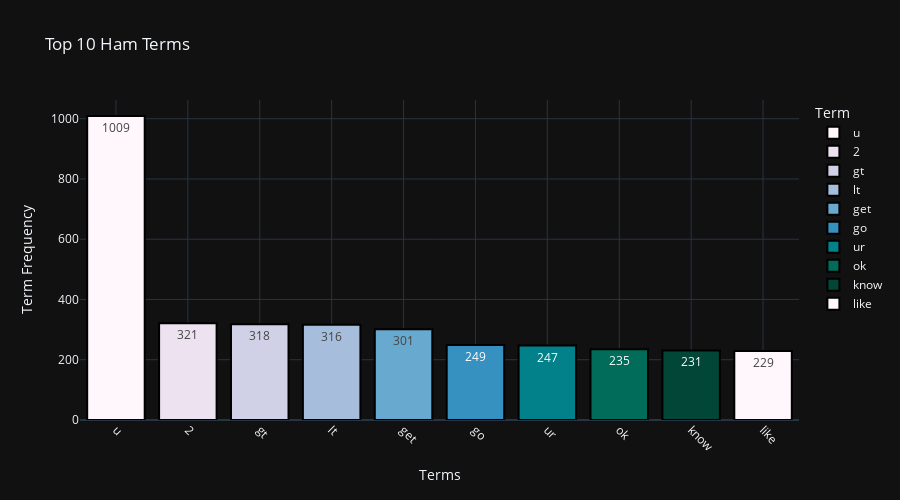

Notebook source saved alongside this figure:
### Markdown cell above
# Bar Plot of Ham Messages:

### Code cell
freq_df = Freq_df(removed)
top_10 = freq_df[:10]

# Create an interactive bar plot with Plotly Express
fig = px.bar(
    top_10,
    x='Term',
    y='Frequency',
    text='Frequency',
    color='Term',
    color_discrete_sequence=px.colors.sequential.PuBuGn,
    title='Top 10 Ham Terms',
    labels={'Frequency': 'Term Frequency'},
    template='plotly_dark',  # Use a dark template for a sleek look
    height=500,  # Set the height of the plot
)

# Customize the appearance of the bars
for idx in range(len(top_10)):
    fig.data[idx].marker.line.width = 2
    fig.data[idx].marker.line.color = "black"

# Adjust the position and size of the text labels
fig.update_traces(textposition='inside', textfont_size=12)

# Add gridlines for better readability
fig.update_layout(xaxis_showgrid=True, yaxis_showgrid=True)

# Customize axes titles and ticks
fig.update_layout(xaxis_title='Terms', yaxis_title='Term Frequency')
fig.update_xaxes(tickangle=45)  # Rotate x-axis labels for better readability

# Show the plot
fig.show()

### Figure 1 — Plotly figure (JSON) as saved in the notebook; plotly's stock layout.template omitted (floating-point values rounded to 4 significant figures)
{"data": [{"alignmentgroup": "True", "hovertemplate": "Term=%{x}<br>Term Frequency=%{text}<extra></extra>", "legendgroup": "u", "marker": {"color": "rgb(255,247,251)", "line": {"color": "black", "width": 2}, "pattern": {"shape": ""}}, "name": "u", "offsetgroup": "u", "orientation": "v", "showlegend": true, "text": [1009], "textfont": {"size": 12}, "textposition": "inside", "type": "bar", "x": ["u"], "xaxis": "x", "y": [1009], "yaxis": "y"}, {"alignmentgroup": "True", "hovertemplate": "Term=%{x}<br>Term Frequency=%{text}<extra></extra>", "legendgroup": "2", "marker": {"color": "rgb(236,226,240)", "line": {"color": "black", "width": 2}, "pattern": {"shape": ""}}, "name": "2", "offsetgroup": "2", "orientation": "v", "showlegend": true, "text": [321], "textfont": {"size": 12}, "textposition": "inside", "type": "bar", "x": ["2"], "xaxis": "x", "y": [321], "yaxis": "y"}, {"alignmentgroup": "True", "hovertemplate": "Term=%{x}<br>Term Frequency=%{text}<extra></extra>", "legendgroup": "gt", "marker": {"color": "rgb(208,209,230)", "line": {"color": "black", "width": 2}, "pattern": {"shape": ""}}, "name": "gt", "offsetgroup": "gt", "orientation": "v", "showlegend": true, "text": [318], "textfont": {"size": 12}, "textposition": "inside", "type": "bar", "x": ["gt"], "xaxis": "x", "y": [318], "yaxis": "y"}, {"alignmentgroup": "True", "hovertemplate": "Term=%{x}<br>Term Frequency=%{text}<extra></extra>", "legendgroup": "lt", "marker": {"color": "rgb(166,189,219)", "line": {"color": "black", "width": 2}, "pattern": {"shape": ""}}, "name": "lt", "offsetgroup": "lt", "orientation": "v", "showlegend": true, "text": [316], "textfont": {"size": 12}, "textposition": "inside", "type": "bar", "x": ["lt"], "xaxis": "x", "y": [316], "yaxis": "y"}, {"alignmentgroup": "True", "hovertemplate": "Term=%{x}<br>Term Frequency=%{text}<extra></extra>", "legendgroup": "get", "marker": {"color": "rgb(103,169,207)", "line": {"color": "black", "width": 2}, "pattern": {"shape": ""}}, "name": "get", "offsetgroup": "get", "orientation": "v", "showlegend": true, "text": [301], "textfont": {"size": 12}, "textposition": "inside", "type": "bar", "x": ["get"], "xaxis": "x", "y": [301], "yaxis": "y"}, {"alignmentgroup": "True", "hovertemplate": "Term=%{x}<br>Term Frequency=%{text}<extra></extra>", "legendgroup": "go", "marker": {"color": "rgb(54,144,192)", "line": {"color": "black", "width": 2}, "pattern": {"shape": ""}}, "name": "go", "offsetgroup": "go", "orientation": "v", "showlegend": true, "text": [249], "textfont": {"size": 12}, "textposition": "inside", "type": "bar", "x": ["go"], "xaxis": "x", "y": [249], "yaxis": "y"}, {"alignmentgroup": "True", "hovertemplate": "Term=%{x}<br>Term Frequency=%{text}<extra></extra>", "legendgroup": "ur", "marker": {"color": "rgb(2,129,138)", "line": {"color": "black", "width": 2}, "pattern": {"shape": ""}}, "name": "ur", "offsetgroup": "ur", "orientation": "v", "showlegend": true, "text": [247], "textfont": {"size": 12}, "textposition": "inside", "type": "bar", "x": ["ur"], "xaxis": "x", "y": [247], "yaxis": "y"}, {"alignmentgroup": "True", "hovertemplate": "Term=%{x}<br>Term Frequency=%{text}<extra></extra>", "legendgroup": "ok", "marker": {"color": "rgb(1,108,89)", "line": {"color": "black", "width": 2}, "pattern": {"shape": ""}}, "name": "ok", "offsetgroup": "ok", "orientation": "v", "showlegend": true, "text": [235], "textfont": {"size": 12}, "textposition": "inside", "type": "bar", "x": ["ok"], "xaxis": "x", "y": [235], "yaxis": "y"}, {"alignmentgroup": "True", "hovertemplate": "Term=%{x}<br>Term Frequency=%{text}<extra></extra>", "legendgroup": "know", "marker": {"color": "rgb(1,70,54)", "line": {"color": "black", "width": 2}, "pattern": {"shape": ""}}, "name": "know", "offsetgroup": "know", "orientation": "v", "showlegend": true, "text": [231], "textfont": {"size": 12}, "textposition": "inside", "type": "bar", "x": ["know"], "xaxis": "x", "y": [231], "yaxis": "y"}, {"alignmentgroup": "True", "hovertemplate": "Term=%{x}<br>Term Frequency=%{text}<extra></extra>", "legendgroup": "like", "marker": {"color": "rgb(255,247,251)", "line": {"color": "black", "width": 2}, "pattern": {"shape": ""}}, "name": "like", "offsetgroup": "like", "orientation": "v", "showlegend": true, "text": [229], "textfont": {"size": 12}, "textposition": "inside", "type": "bar", "x": ["like"], "xaxis": "x", "y": [229], "yaxis": "y"}], "layout": {"barmode": "relative", "height": 500, "legend": {"title": {"text": "Term"}, "tracegroupgap": 0}, "title": {"text": "Top 10 Ham Terms"}, "xaxis": {"anchor": "y", "categoryarray": ["u", "2", "gt", "lt", "get", "go", "ur", "ok", "know", "like"], "categoryorder": "array", "domain": [0, 1], "showgrid": true, "tickangle": 45, "title": {"text": "Terms"}}, "yaxis": {"anchor": "x", "domain": [0, 1], "showgrid": true, "title": {"text": "Term Frequency"}}}}
